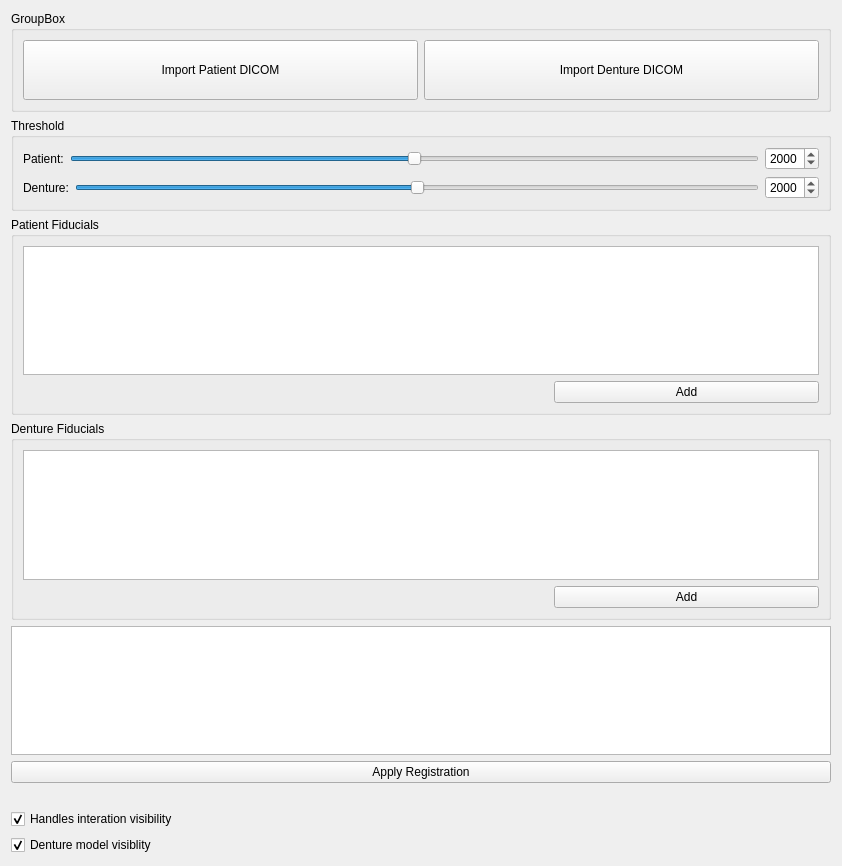
<?xml version="1.0" encoding="UTF-8"?>
<ui version="4.0">
 <class>qSlicerRepairFooBarWidget</class>
 <widget class="QWidget" name="qSlicerRepairFooBarWidget">
  <property name="geometry">
   <rect>
    <x>0</x>
    <y>0</y>
    <width>842</width>
    <height>866</height>
   </rect>
  </property>
  <property name="windowTitle">
   <string>Foo bar</string>
  </property>
  <layout class="QGridLayout" name="gridLayout_3">
   <item row="1" column="0">
    <widget class="QGroupBox" name="groupBox_2">
     <property name="title">
      <string>Threshold</string>
     </property>
     <layout class="QGridLayout" name="gridLayout_4">
      <item row="0" column="0">
       <layout class="QVBoxLayout" name="verticalLayout">
        <item>
         <layout class="QHBoxLayout" name="horizontalLayout_3">
          <item>
           <widget class="QLabel" name="Patientlabel">
            <property name="text">
             <string>Patient:</string>
            </property>
           </widget>
          </item>
          <item>
           <widget class="QSlider" name="PatientSlider">
            <property name="minimum">
             <number>1000</number>
            </property>
            <property name="maximum">
             <number>3000</number>
            </property>
            <property name="value">
             <number>2000</number>
            </property>
            <property name="orientation">
             <enum>Qt::Horizontal</enum>
            </property>
           </widget>
          </item>
          <item>
           <widget class="QSpinBox" name="PatientspinBox">
            <property name="minimum">
             <number>1000</number>
            </property>
            <property name="maximum">
             <number>3000</number>
            </property>
            <property name="value">
             <number>2000</number>
            </property>
           </widget>
          </item>
         </layout>
        </item>
        <item>
         <layout class="QHBoxLayout" name="horizontalLayout_4">
          <item>
           <widget class="QLabel" name="Denturelabel">
            <property name="text">
             <string>Denture:</string>
            </property>
           </widget>
          </item>
          <item>
           <widget class="QSlider" name="DentureSlider">
            <property name="minimum">
             <number>1000</number>
            </property>
            <property name="maximum">
             <number>3000</number>
            </property>
            <property name="value">
             <number>2000</number>
            </property>
            <property name="orientation">
             <enum>Qt::Horizontal</enum>
            </property>
           </widget>
          </item>
          <item>
           <widget class="QSpinBox" name="DenturespinBox">
            <property name="minimum">
             <number>1000</number>
            </property>
            <property name="maximum">
             <number>3000</number>
            </property>
            <property name="value">
             <number>2000</number>
            </property>
           </widget>
          </item>
         </layout>
        </item>
       </layout>
      </item>
     </layout>
    </widget>
   </item>
   <item row="8" column="0">
    <widget class="QLabel" name="resultLabel">
     <property name="text">
      <string/>
     </property>
    </widget>
   </item>
   <item row="0" column="0">
    <widget class="QGroupBox" name="groupBox">
     <property name="title">
      <string>GroupBox</string>
     </property>
     <layout class="QHBoxLayout" name="horizontalLayout_6">
      <item>
       <layout class="QHBoxLayout" name="horizontalLayout_5">
        <item>
         <widget class="QPushButton" name="importPatientDICOMButton">
          <property name="minimumSize">
           <size>
            <width>0</width>
            <height>60</height>
           </size>
          </property>
          <property name="text">
           <string>Import Patient DICOM</string>
          </property>
         </widget>
        </item>
        <item>
         <widget class="QPushButton" name="importDentureDICOMButton">
          <property name="minimumSize">
           <size>
            <width>0</width>
            <height>60</height>
           </size>
          </property>
          <property name="text">
           <string>Import Denture DICOM</string>
          </property>
         </widget>
        </item>
       </layout>
      </item>
     </layout>
    </widget>
   </item>
   <item row="9" column="0">
    <widget class="ctkCheckBox" name="handlesVisibilityCheckBox">
     <property name="text">
      <string>Handles interation visibility</string>
     </property>
     <property name="checked">
      <bool>true</bool>
     </property>
    </widget>
   </item>
   <item row="6" column="0">
    <widget class="QTextEdit" name="textEdit"/>
   </item>
   <item row="10" column="0">
    <widget class="ctkCheckBox" name="dentureVisibilityCheckBox">
     <property name="text">
      <string>Denture model visiblity</string>
     </property>
     <property name="checked">
      <bool>true</bool>
     </property>
    </widget>
   </item>
   <item row="7" column="0">
    <widget class="ctkPushButton" name="applyButton">
     <property name="text">
      <string>Apply Registration</string>
     </property>
    </widget>
   </item>
   <item row="4" column="0">
    <widget class="QGroupBox" name="imageGroupBox">
     <property name="title">
      <string>Patient Fiducials</string>
     </property>
     <layout class="QGridLayout" name="gridLayout_2">
      <item row="0" column="0">
       <widget class="FiducialTableWidget" name="imageFiducialTableWidget"/>
      </item>
      <item row="1" column="0">
       <layout class="QHBoxLayout" name="horizontalLayout_2" stretch="2,1">
        <item>
         <spacer name="horizontalSpacer_2">
          <property name="orientation">
           <enum>Qt::Horizontal</enum>
          </property>
          <property name="sizeHint" stdset="0">
           <size>
            <width>40</width>
            <height>20</height>
           </size>
          </property>
         </spacer>
        </item>
        <item>
         <widget class="ctkPushButton" name="imageAddButton">
          <property name="text">
           <string>Add</string>
          </property>
         </widget>
        </item>
       </layout>
      </item>
     </layout>
    </widget>
   </item>
   <item row="5" column="0">
    <widget class="QGroupBox" name="modelGroupBox">
     <property name="title">
      <string>Denture Fiducials</string>
     </property>
     <layout class="QGridLayout" name="gridLayout">
      <item row="0" column="0">
       <widget class="FiducialTableWidget" name="modelFiducialTableWidget"/>
      </item>
      <item row="1" column="0">
       <layout class="QHBoxLayout" name="horizontalLayout" stretch="2,1">
        <item>
         <spacer name="horizontalSpacer">
          <property name="orientation">
           <enum>Qt::Horizontal</enum>
          </property>
          <property name="sizeHint" stdset="0">
           <size>
            <width>40</width>
            <height>20</height>
           </size>
          </property>
         </spacer>
        </item>
        <item>
         <widget class="ctkPushButton" name="modelAddButton">
          <property name="text">
           <string>Add</string>
          </property>
         </widget>
        </item>
       </layout>
      </item>
     </layout>
    </widget>
   </item>
  </layout>
 </widget>
 <customwidgets>
  <customwidget>
   <class>ctkCheckBox</class>
   <extends>QCheckBox</extends>
   <header>ctkCheckBox.h</header>
  </customwidget>
  <customwidget>
   <class>ctkPushButton</class>
   <extends>QPushButton</extends>
   <header>ctkPushButton.h</header>
  </customwidget>
  <customwidget>
   <class>FiducialTableWidget</class>
   <extends>QTableWidget</extends>
   <header>qSlicerRepairFooBarWidget.h</header>
  </customwidget>
 </customwidgets>
 <resources/>
 <connections>
  <connection>
   <sender>DentureSlider</sender>
   <signal>valueChanged(int)</signal>
   <receiver>DenturespinBox</receiver>
   <slot>setValue(int)</slot>
   <hints>
    <hint type="sourcelabel">
     <x>423</x>
     <y>76</y>
    </hint>
    <hint type="destinationlabel">
     <x>791</x>
     <y>76</y>
    </hint>
   </hints>
  </connection>
  <connection>
   <sender>PatientspinBox</sender>
   <signal>valueChanged(int)</signal>
   <receiver>PatientSlider</receiver>
   <slot>setValue(int)</slot>
   <hints>
    <hint type="sourcelabel">
     <x>791</x>
     <y>46</y>
    </hint>
    <hint type="destinationlabel">
     <x>423</x>
     <y>46</y>
    </hint>
   </hints>
  </connection>
  <connection>
   <sender>PatientSlider</sender>
   <signal>valueChanged(int)</signal>
   <receiver>PatientspinBox</receiver>
   <slot>setValue(int)</slot>
   <hints>
    <hint type="sourcelabel">
     <x>423</x>
     <y>46</y>
    </hint>
    <hint type="destinationlabel">
     <x>791</x>
     <y>46</y>
    </hint>
   </hints>
  </connection>
  <connection>
   <sender>DenturespinBox</sender>
   <signal>valueChanged(int)</signal>
   <receiver>DentureSlider</receiver>
   <slot>setValue(int)</slot>
   <hints>
    <hint type="sourcelabel">
     <x>791</x>
     <y>76</y>
    </hint>
    <hint type="destinationlabel">
     <x>423</x>
     <y>76</y>
    </hint>
   </hints>
  </connection>
 </connections>
</ui>
